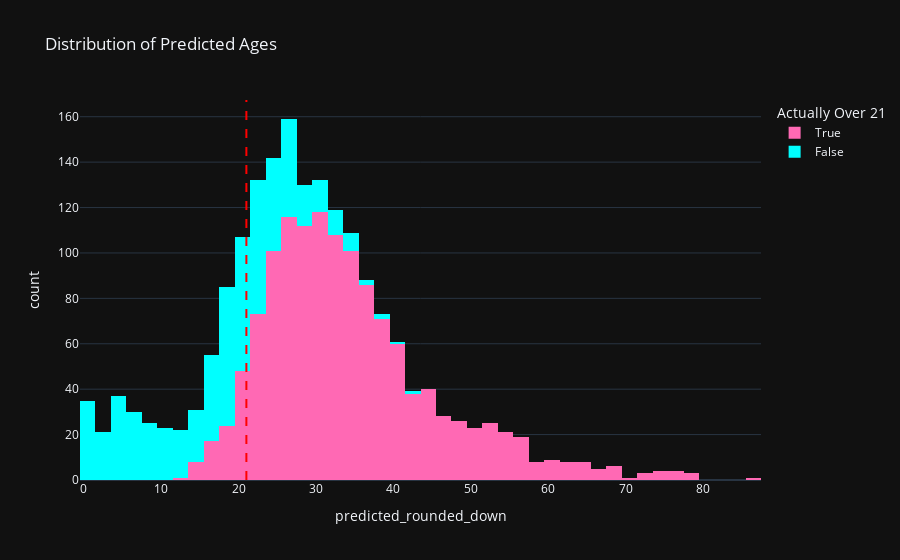

The notebook cell saved with this chart:
### Code cell
# Create predicted rounded down column
df['predicted_rounded_down'] = np.floor(df['predicted'])

# Create the histogram
fig = px.histogram(
    df,
    x='predicted_rounded_down',
    color=(df['actual'] > 20).astype(str),
    title='Distribution of Predicted Ages',
    nbins=df['predicted_rounded_down'].nunique(),
    color_discrete_map={'False': 'aqua', 'True': 'hotpink'}
)

# Put line in at 21
fig.add_vline(x=21, line_dash='dash', line_color='red')

# Set legend title to Over 21
fig.update_layout(legend_title='Actually Over 21')

# Apply dark theme
fig.update_layout(template='plotly_dark')

# Save the figure
fig.write_image('../pics/predicted_ages.png')

# Show the figure
fig.show()

### Figure 1 — Plotly figure (JSON) as saved in the notebook; plotly's stock layout.template omitted (floating-point values rounded to 4 significant figures; data arrays with more than 128 entries replaced by an {"elided": "..."} marker saying what was removed)
{"data": [{"alignmentgroup": "True", "bingroup": "x", "hovertemplate": "color=True<br>predicted_rounded_down=%{x}<br>count=%{y}<extra></extra>", "legendgroup": "True", "marker": {"color": "hotpink", "pattern": {"shape": ""}}, "name": "True", "nbinsx": 80, "offsetgroup": "True", "orientation": "v", "showlegend": true, "type": "histogram", "x": {"elided": "1324 int values"}, "xaxis": "x", "yaxis": "y"}, {"alignmentgroup": "True", "bingroup": "x", "hovertemplate": "color=False<br>predicted_rounded_down=%{x}<br>count=%{y}<extra></extra>", "legendgroup": "False", "marker": {"color": "aqua", "pattern": {"shape": ""}}, "name": "False", "nbinsx": 80, "offsetgroup": "False", "orientation": "v", "showlegend": true, "type": "histogram", "x": {"elided": "573 int values"}, "xaxis": "x", "yaxis": "y"}], "layout": {"barmode": "relative", "legend": {"title": {"text": "Actually Over 21"}, "tracegroupgap": 0}, "shapes": [{"line": {"color": "red", "dash": "dash"}, "type": "line", "x0": 21, "x1": 21, "xref": "x", "y0": 0, "y1": 1, "yref": "y domain"}], "title": {"text": "Distribution of Predicted Ages"}, "xaxis": {"anchor": "y", "domain": [0, 1], "title": {"text": "predicted_rounded_down"}}, "yaxis": {"anchor": "x", "domain": [0, 1], "title": {"text": "count"}}}}
